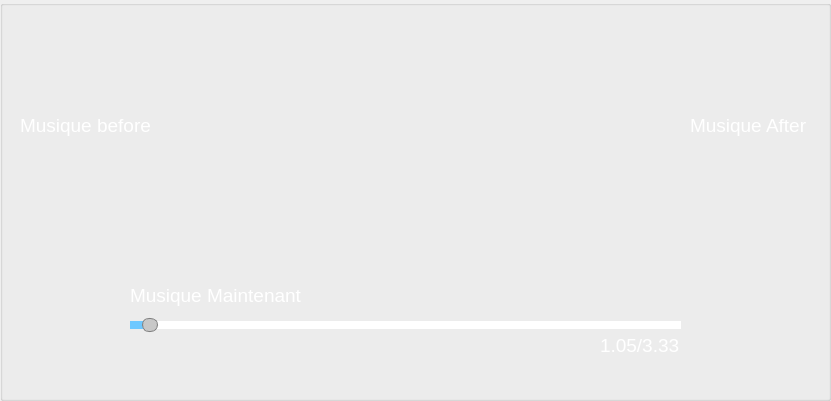
   <widget class="QGroupBox" name="Serveur">
    <property name="geometry">
     <rect>
      <x>10</x>
      <y>450</y>
      <width>831</width>
      <height>401</height>
     </rect>
    </property>
    <property name="title">
     <string/>
    </property>
    <widget class="QLabel" name="Fond">
     <property name="geometry">
      <rect>
       <x>0</x>
       <y>0</y>
       <width>831</width>
       <height>401</height>
      </rect>
     </property>
     <property name="text">
      <string/>
     </property>
     <property name="pixmap">
      <pixmap resource="ressource.qrc">:/icon/Sprite/img_fjords.jpg</pixmap>
     </property>
     <property name="scaledContents">
      <bool>true</bool>
     </property>
    </widget>
    <widget class="QLabel" name="label">
     <property name="geometry">
      <rect>
       <x>10</x>
       <y>150</y>
       <width>81</width>
       <height>81</height>
      </rect>
     </property>
     <property name="text">
      <string/>
     </property>
     <property name="pixmap">
      <pixmap resource="ressource.qrc">:/icon/Sprite/chevronWg.png</pixmap>
     </property>
     <property name="scaledContents">
      <bool>true</bool>
     </property>
    </widget>
    <widget class="QLabel" name="label1">
     <property name="geometry">
      <rect>
       <x>750</x>
       <y>150</y>
       <width>81</width>
       <height>81</height>
      </rect>
     </property>
     <property name="text">
      <string/>
     </property>
     <property name="pixmap">
      <pixmap resource="ressource.qrc">:/icon/Sprite/chevronWd.png</pixmap>
     </property>
     <property name="scaledContents">
      <bool>true</bool>
     </property>
    </widget>
    <widget class="QLabel" name="Serveur_MusicBefore">
     <property name="geometry">
      <rect>
       <x>20</x>
       <y>110</y>
       <width>201</width>
       <height>31</height>
      </rect>
     </property>
     <property name="font">
      <font>
       <pointsize>14</pointsize>
      </font>
     </property>
     <property name="styleSheet">
      <string notr="true">color: rgb(255, 255, 255);</string>
     </property>
     <property name="text">
      <string>Musique before</string>
     </property>
    </widget>
    <widget class="QLabel" name="Serveur_MusicAfter">
     <property name="geometry">
      <rect>
       <x>690</x>
       <y>110</y>
       <width>141</width>
       <height>31</height>
      </rect>
     </property>
     <property name="font">
      <font>
       <pointsize>14</pointsize>
      </font>
     </property>
     <property name="styleSheet">
      <string notr="true">color: rgb(255, 255, 255);</string>
     </property>
     <property name="text">
      <string>Musique After</string>
     </property>
    </widget>
    <widget class="QSlider" name="Serveur_Slider">
     <property name="enabled">
      <bool>false</bool>
     </property>
     <property name="geometry">
      <rect>
       <x>130</x>
       <y>310</y>
       <width>551</width>
       <height>31</height>
      </rect>
     </property>
     <property name="styleSheet">
      <string notr="true">QSlider::groove:horizontal {
	background-color: rgb(0, 0, 0);
	height : 6px;
	border: 1px solid black;
}

QSlider::handle { 
	background :rgb(200, 200, 200);
	width: 14px;
	margin : -4px 0;
	border : 1px solid gray ;
	border-radius : 7px;
}

QSlider::sub-page:qlineargradient {
background: rgb(110, 200, 255);
border-top-right-radius: 0px;
border-bottom-right-radius: 0px;
border-top-left-radius: 9px;
border-bottom-left-radius: 9px;
}


QSlider::add-page:qlineargradient {
background:white;
border-top-right-radius: 9px;
border-bottom-right-radius: 9px;
border-top-left-radius: 0px;
border-bottom-left-radius: 0px;
}

</string>
     </property>
     <property name="value">
      <number>2</number>
     </property>
     <property name="orientation">
      <enum>Qt::Horizontal</enum>
     </property>
    </widget>
    <widget class="QLabel" name="Serveur_MusicNow">
     <property name="geometry">
      <rect>
       <x>130</x>
       <y>280</y>
       <width>201</width>
       <height>31</height>
      </rect>
     </property>
     <property name="font">
      <font>
       <pointsize>14</pointsize>
      </font>
     </property>
     <property name="styleSheet">
      <string notr="true">color: rgb(255, 255, 255);</string>
     </property>
     <property name="text">
      <string>Musique Maintenant</string>
     </property>
    </widget>
    <widget class="QLabel" name="Serveur_MusicTemps">
     <property name="geometry">
      <rect>
       <x>600</x>
       <y>330</y>
       <width>91</width>
       <height>31</height>
      </rect>
     </property>
     <property name="font">
      <font>
       <pointsize>14</pointsize>
      </font>
     </property>
     <property name="styleSheet">
      <string notr="true">color: rgb(255, 255, 255);</string>
     </property>
     <property name="text">
      <string>1.05/3.33</string>
     </property>
    </widget>
    <zorder>Fond</zorder>
    <zorder>label</zorder>
    <zorder>label1</zorder>
    <zorder>Serveur_MusicBefore</zorder>
    <zorder>Serveur_MusicAfter</zorder>
    <zorder>Serveur_Slider</zorder>
    <zorder>Serveur_MusicNow</zorder>
    <zorder>Serveur_MusicTemps</zorder>
    <zorder>Fond_3</zorder>
   </widget>
